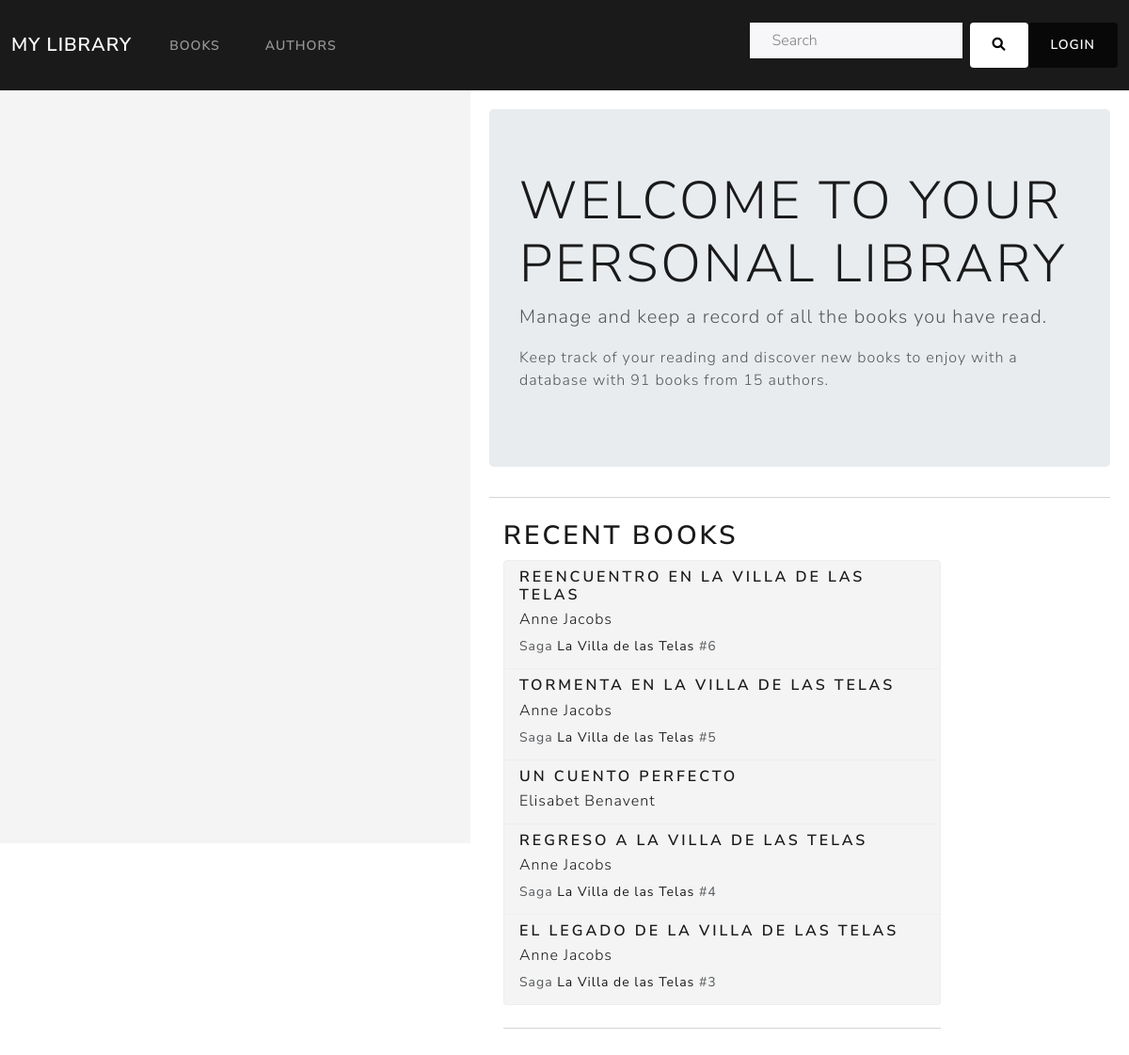
The app's page /book_catalog/ with its own data.
### book_catalog/models.py (models this page shows, shortened)
class Book(models.Model):
    title = models.CharField(max_length=200,)
    saga = models.ForeignKey('BookSaga', on_delete=models.CASCADE, null=True, blank=True)
    saga_volume = models.IntegerField(null=True, blank=True)
    author = models.ForeignKey('Author', on_delete=models.CASCADE, null=False)
    publish_date = models.DateField(null=True, blank=True)
    summary = models.TextField(max_length=1000, null=True, blank=True)
    isbn = models.CharField(max_length=13, help_text='13 Character <a href="https://www.isbn-international.org/content/what-isbn">ISBN number</a>', null=True, blank=True)
    genre = models.ManyToManyField(Genre, )
    language = models.ForeignKey('Language', on_delete=models.SET_NULL, null=True, blank=True)
    cover_image = models.ImageField(upload_to='covers/', null=True, blank=True)
    class Meta:
        ordering = ['title', 'author']
        unique_together = ('title', 'author')
        constraints = [
            models.UniqueConstraint(fields=['saga', 'saga_volume'], name='unique_volume_in_saga')
        ]
    def get_absolute_url(self):
        return reverse('book-detail', args=[str(self.id)])

class Author(models.Model):
    first_name = models.CharField(max_length=100)
    last_name = models.CharField(max_length=100)
    year_of_birth = models.IntegerField(null = True, blank = True)
    year_of_death = models.IntegerField(null = True, blank = True)
    photo = models.ImageField(upload_to='authors/', null=True, blank=True)
    social_media = models.URLField(max_length=200, null=True, blank=True)
    biography = models.TextField(max_length=1000, null=True, blank=True)
    class Meta:
        ordering = ['last_name', 'first_name']
    def get_absolute_url(self):
        return reverse('author-detail', args=[str(self.id)])
    def __str__(self):
        return f'{self.first_name} {self.last_name}'

class BookSaga(models.Model):
    name = models.CharField(max_length=200,)
    author = models.ForeignKey(Author, on_delete=models.CASCADE, related_name='saga', null = False)
    description = models.TextField(max_length=1000, null=True, blank=True)
    def get_absolute_url(self):
        return reverse('saga-detail', args=[str(self.id)])
    class Meta:
        unique_together = ('name', 'author')

### book_catalog/views.py (the view, shortened to what this page needs)
# urls.py: path('', views.index, name='index'),
def index(request):
    recent_books = Book.objects.all().order_by('-publish_date')[:5]
    total_books = Book.objects.all().count()
    total_authors=Author.objects.count()
    context = {
        'recent_books': recent_books,
        'total_books': total_books,
        'total_authors': total_authors,
    }
    return render(request, 'index_book.html', context = context,)

### templates/index_book.html (shortened to what this page needs)
{% extends 'base_generic.html' %}
{% block content %}
<div style="display: flex;">
  <div class="sidebar">
  </div>
  <div style="flex-grow: 1; padding: 20px;">
    <div class="jumbotron">
      <h1 class="display-4">Welcome to Your Personal Library</h1>
      <p class="lead">Manage and keep a record of all the books you have read.</p>
      <p>Keep track of your reading and discover new books to enjoy with a database with {{ total_books }} books from {{ total_authors }} authors.</p>
    </div>
    <hr class="my-4">
    <div class="col-md-9">
      <h2>Recent books</h2>
      <ul class="list-group">
        {% for book in recent_books %}
          <li class="list-group-item" style="background-color: #f4f4f4;">
            <h5 class="mb-1">
              <a class="no-underline"href="{{ book.get_absolute_url }}">{{ book.title }}</a>
            </h5>
            <p class="mb-1 ">
              <a class="no-underline" href="{{ book.author.get_absolute_url }}">{{ book.author }}</a>
            </p>
            {% if book.saga %}
            <p class="mb-1">
              <small>
                Saga
                <a class="no-underline" href="{{ book.saga.get_absolute_url }}">
                  {{ book.saga.name }}
                </a>
                #{{ book.saga_volume }}
              </small>
            </p>
            {% endif %}
          </li>
        {% empty %}
          <li class="list-group-item" style="background-color: #f4f4f4;">
            No books for now.
          </li>
        {% endfor %}
      </ul>
      <hr class="my-4">
    </div>
</div>
{% endblock %}

### static/css/static.css (style rules this page uses)
.no-underline { text-decoration: none; }
.sidebar { flex: 0 0 500px; width: 600px; height: 100vh; overflow-y: auto; background-color: #f4f4f4; padding: 20px; }

### records on screen
Book: title "REENCUENTRO EN LA VILLA DE LAS TELAS", author "Anne Jacobs", saga.name "La Villa de las Telas", saga_volume "6"
Book: title "TORMENTA EN LA VILLA DE LAS TELAS", author "Anne Jacobs", saga.name "La Villa de las Telas", saga_volume "5"
Book: title "UN CUENTO PERFECTO", author "Elisabet Benavent"
Book: title "REGRESO A LA VILLA DE LAS TELAS", author "Anne Jacobs", saga.name "La Villa de las Telas", saga_volume "4"
Book: title "EL LEGADO DE LA VILLA DE LAS TELAS", author "Anne Jacobs", saga.name "La Villa de las Telas", saga_volume "3"

### other values on screen
{{ total_books }} "91"
{{ total_authors }} "15"
